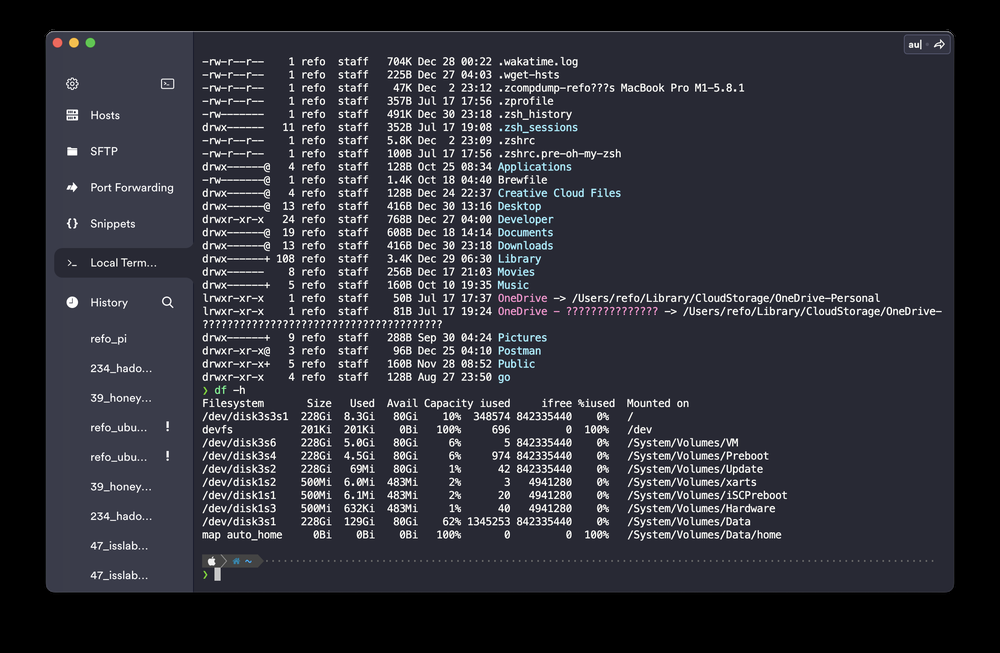
#> input picture samples/Dracula.png, 1000 x 653 px, shrunk from 2434 x 1590 before the run; its folder holds only this picture in this run
$ python captured2l.py
#> lines starting #> are read from the running program, lines starting #| are printed output that depends on the picture
import glob
import os

import cv2
import numpy as np


def modify_gamma_channel_l(
    l: np.ndarray = None,
    gamma: float = 1.8
):
    if l is None:
        return None

    # little lighten
    l_new = l.astype(np.float_)
    l_new = ((l_new/255) ** (1. / gamma)) * 255
    return l_new.astype(np.uint8)


def invert_dark_to_light(
    img_path: str = None,
    out_path: str = './outputs',
    gamma: float = 1.8
) -> str:
    """
    Invert dark mode captured image to light mode image, keeping colour data.

    Args:
        img_path (str): path of input(source) image.
        out_path (str): path of output(destination) image.
        gamma (float): gamma value for the image. Default is 1.8.

    Returns:
        str: path of output(generated) image.
    """
#> called with img_path = 'samples/Dracula.png', out_path = './outputs', gamma = 1.8

    if img_path is None:
        return

    os.makedirs(out_path, exist_ok=True)

    basename = os.path.basename(img_path)
    out_path = os.path.join(out_path, basename.replace('.png', '_d2l.png'))
    print(f"Convert {basename} to light theme: {out_path}")

    image_bgra = cv2.imread(img_path, cv2.IMREAD_UNCHANGED)
#> image_bgra is the input picture: shape (653, 1000, 4); mean B, G, R, A 53.5, 45.3, 44.3, 202.6

    # preserve alpha channel
    alpha = image_bgra[:, :, 3]
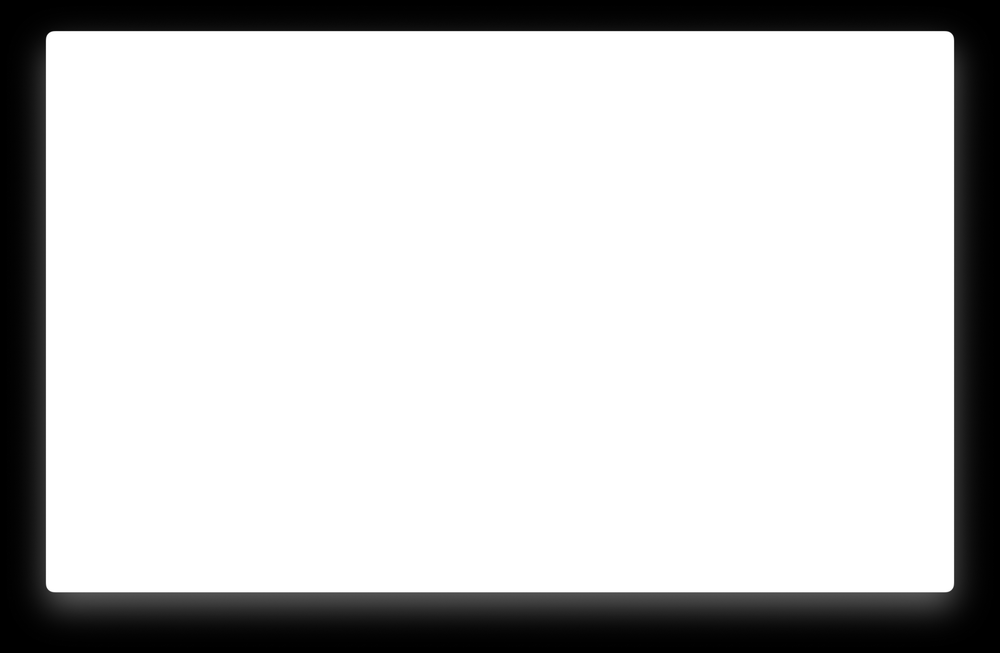
#> alpha: shape (653, 1000); min 0, max 255, mean 202.6

    # to make terminal capture image into light mode while keeping the colour data,
    # invert lightness channel in hls color model
    image_hls = cv2.cvtColor(image_bgra, cv2.COLOR_BGR2HLS)
#> image_hls: shape (653, 1000, 3); mean of channels 0, 1, 2 88.9, 48.9, 25.2
    h, l, s = cv2.split(image_hls)
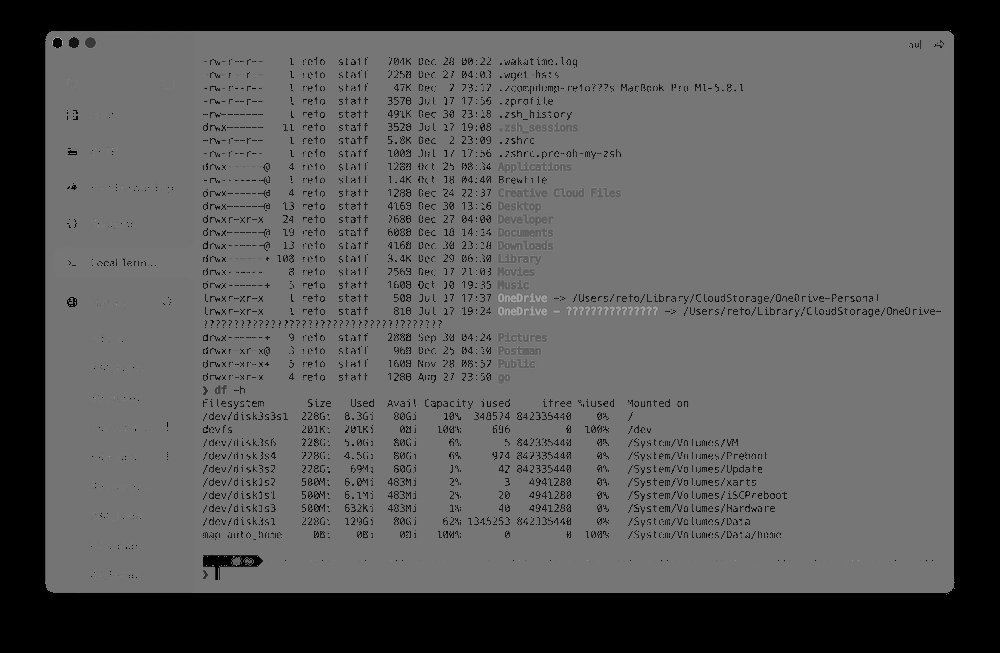
#> h: shape (653, 1000); min 0, max 179, mean 88.9
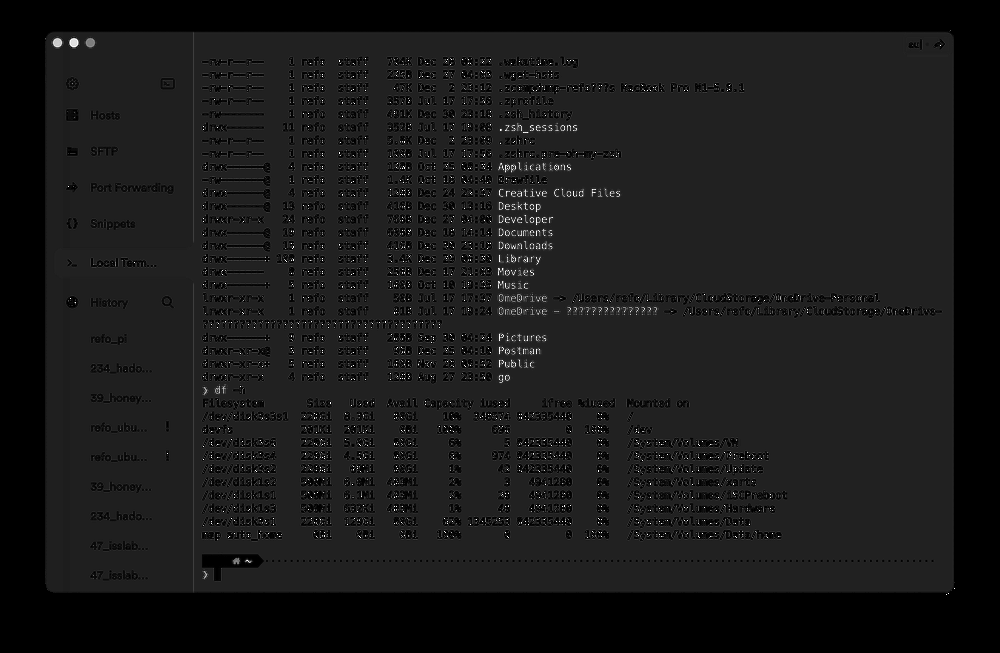
#> s: shape (653, 1000); min 0, max 255, mean 25.2

    # invert L channel
    l_new = 255 - l
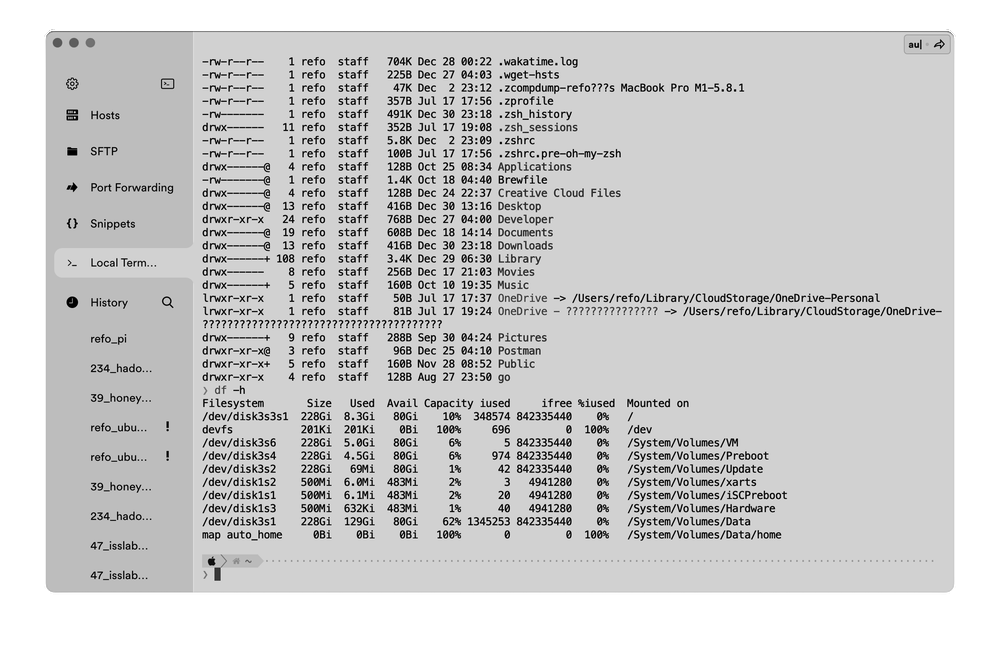
#> l_new: shape (653, 1000); min 0, max 255, mean 206.1
    l_new = modify_gamma_channel_l(l_new, gamma)
#> in modify_gamma_channel_l, `l_new = ((l_new/255) ** (1. / gamma)) * 255`:
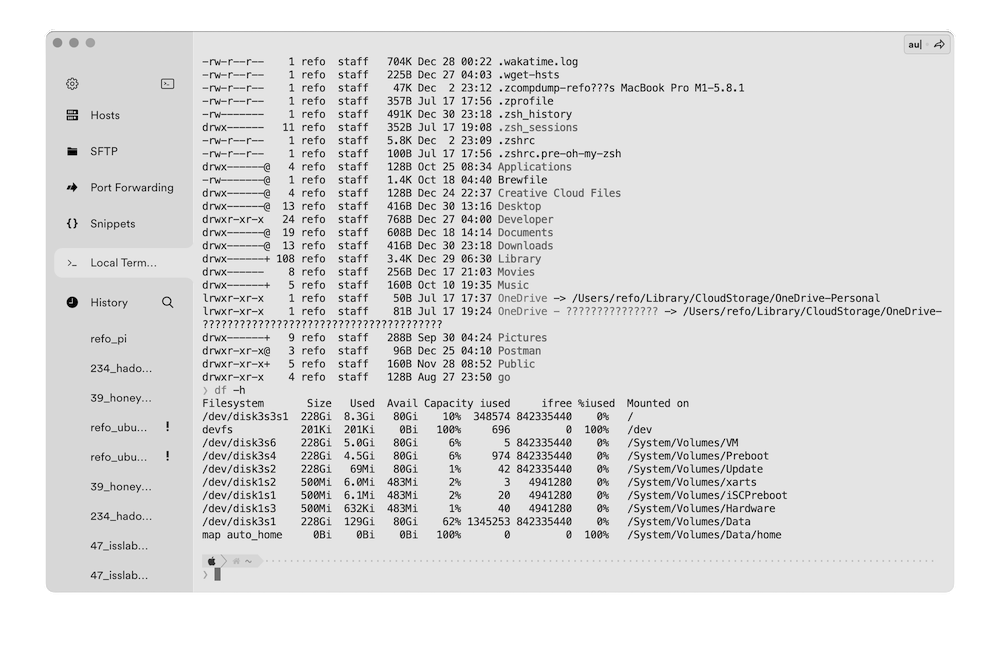
#> l_new: shape (653, 1000) float64; min 0, max 255, mean 224.1

    # merge inverted l channel to make new image
    image_hls_new = cv2.merge([h, l_new, s])
#> image_hls_new: shape (653, 1000, 3); mean of channels 0, 1, 2 88.9, 223.8, 25.2
    image_bgra_new = cv2.cvtColor(cv2.cvtColor(
        image_hls_new, cv2.COLOR_HLS2BGR), cv2.COLOR_BGR2BGRA)

    # revert alpha channel
    image_bgra_new[:, :, 3] = alpha

    # export new image
    cv2.imwrite(out_path, image_bgra_new)

    return out_path


if __name__ == "__main__":
    import sys

    paths = "./samples/*.png"

    try:
        if len(sys.argv) == 2:
            paths = sys.argv[-1]

        sample_list = glob.glob(paths)
        sample_list

        for fpath in sample_list:
            if not os.path.exists(fpath):
                continue
            invert_dark_to_light(fpath)
    except Exception as e:
        print(e)

$ run again, on samples/Termius Dark.png
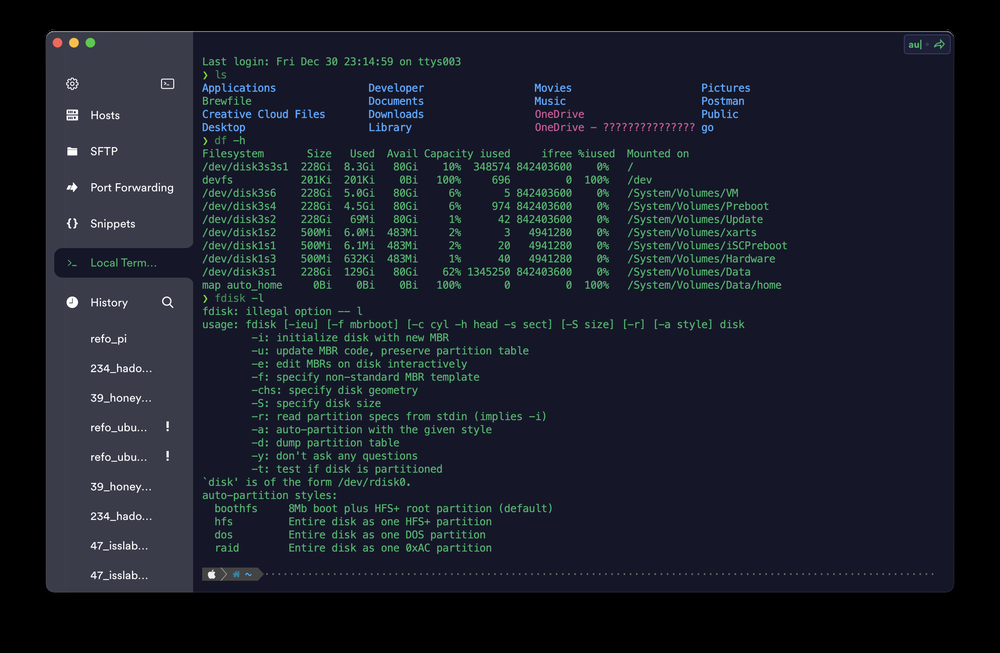
#> input picture samples/Termius Dark.png, 1000 x 653 px, shrunk from 2434 x 1590 before the run
#> in invert_dark_to_light, image_bgra is the input picture: shape (653, 1000, 4); mean B, G, R, A 39.2, 28.9, 24.3, 202.6
#> image_hls: shape (653, 1000, 3); mean of channels 0, 1, 2 89.1, 32.9, 57.7
#> in invert_dark_to_light, `h, l, s = cv2.split(image_hls)`:
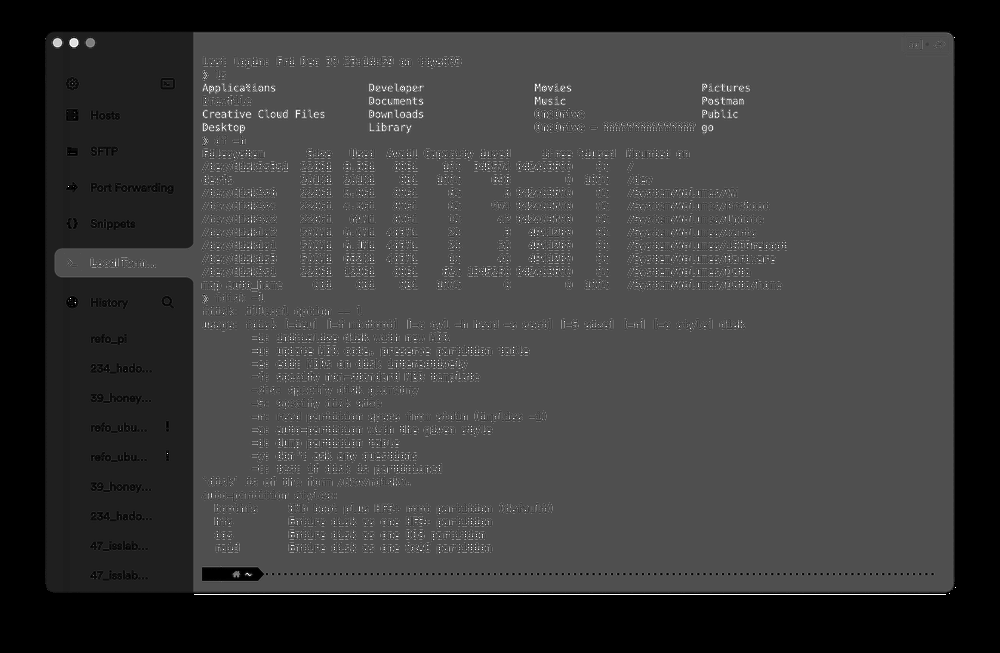
#> s: shape (653, 1000); min 0, max 255, mean 57.7
#> in modify_gamma_channel_l, `l_new = ((l_new/255) ** (1. / gamma)) * 255`:
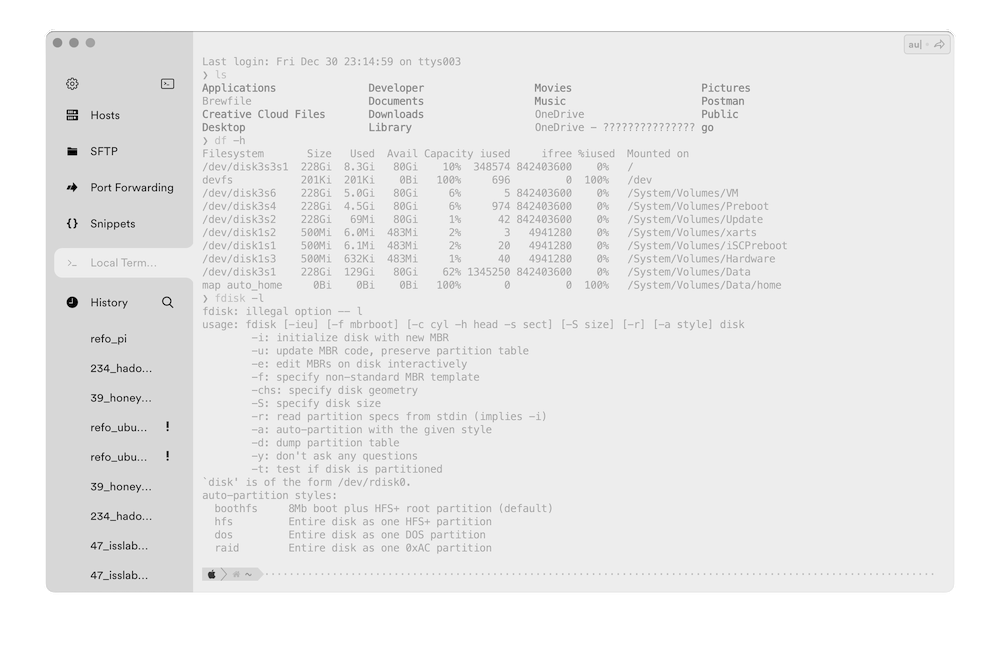
#> l_new: shape (653, 1000) float64; min 0, max 255, mean 235.6
#> image_hls_new: shape (653, 1000, 3); mean of channels 0, 1, 2 89.1, 235.3, 57.7
